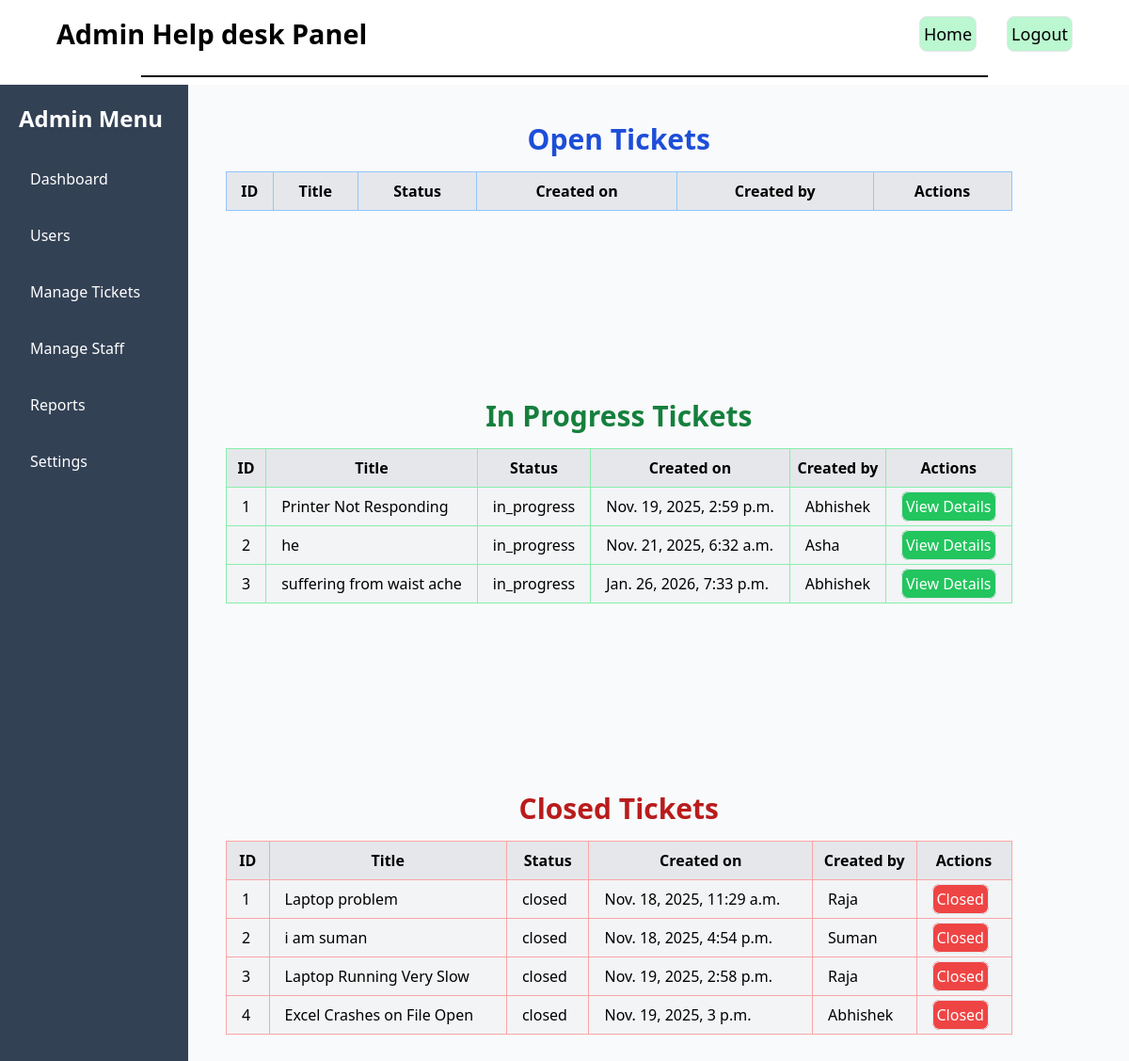
Page /staffticketdetails/26/ (signed in) on the committed database.
### helpdesk/models.py (models this page shows, shortened)
class Supportticket(models.Model):
    title=models.CharField(max_length=200)
    status=models.CharField(max_length=200,choices=(("open","open"),("in_progress","in_progress"),("closed","closed")))
    created_by=models.ForeignKey(User,on_delete=models.CASCADE)
    created_at=models.DateTimeField(auto_now_add=True)
    updated_at=models.DateField(auto_now=True)
    description=models.TextField()
    assigned_to=models.ForeignKey(User,on_delete=models.CASCADE,related_name="assigned_to",null=True,blank=True)

### helpdesk/decorators.py (the view)
        def _wrapped_view(request, *args, **kwargs):
            user_role = request.user.roleinfo.role
            if user_role in allowed_roles:
                return view_func(request, *args, **kwargs)
            from django.http import HttpResponseForbidden
            return HttpResponseForbidden("You do not have permission to access this resource.")

### helpdesk/adminview.py (called while the page is built)
@login_required()
@role_required(allowed_roles={"admin"})
def staffticketdetails(request, id):
    staff = User.objects.get(id=id)
    opentickets = Supportticket.objects.filter(status="open")
    inprogresstickets = Supportticket.objects.filter(status="in_progress", assigned_to=staff)
    closedtickets = Supportticket.objects.filter(status="closed", assigned_to=staff)
    data = {
        "staff": staff,
        "opentickets": opentickets,
        "inprogresstickets": inprogresstickets,
        "closedtickets": closedtickets,
    }
    return render(request, "admin/viewstaffdetail.html", data)

### helpdesk/templates/admin/viewstaffdetail.html (shortened to what this page needs)
{% extends "admin/adminbase.html" %}
{% block content %}
    <div class="grid">
        <div class="p-10">
        <h3 class="text-3xl font-semibold mb-4 text-center text-blue-700">Open Tickets</h3>
        <table class="min-w-full bg-white border border-gray-300">
                <thead>
                    <tr class="border-gray-300 bg-gray-200">
                        <th class="Px-4 py-2 border border-blue-300">ID</th>
                        <th class="Px-4 py-2 border border-blue-300">Title</th>
                        <th class="Px-4 py-2 border border-blue-300">Status</th>
                        <th class="Px-4 py-2 border border-blue-300">Created on</th>
                        <th class="Px-4 py-2 border border-blue-300">Created by</th>
                        <th class="Px-4 py-2 border border-blue-300">Actions</th>
                    </tr>
                </thead>
        </table>
    </div>
    <div class="p-10">
        <h3 class="text-3xl font-semibold mb-4 text-center text-green-700">In Progress Tickets</h3>
        <table class="min-w-full bg-white border border-gray-300">
                <thead>
                    <tr class="border-gray-300 bg-gray-200">
                        <th class="Px-4 py-2 border border-green-300">ID</th>
                        <th class="Px-4 py-2 border border-green-300">Title</th>
                        <th class="Px-4 py-2 border border-green-300">Status</th>
                        <th class="Px-4 py-2 border border-green-300">Created on</th>
                        <th class="Px-4 py-2 border border-green-300">Created by</th>
                        <th class="Px-4 py-2 border border-green-300">Actions</th>
                    </tr>
                </thead>
                <tbody>
                    {% for ticket in inprogresstickets %}
                    <tr class="bg-gray-100">
                        <td class="px-4 py-2 border border-green-300">{{forloop.counter}}</td>
                        <td class="px-4 py-2 border border-green-300">{{ticket.title}}</td>
                        <td class="px-4 py-2 border border-green-300">{{ticket.status}}</td>
                        <td class="px-4 py-2 border border-green-300">{{ticket.created_at}}</td>
                        <td class="px-4 py-2 border border-green-300">{{ticket.created_by.username}}</td>
                        <td class="px-4 py-2 border border-green-300">
                            {% if ticket.assigned_to == staff %}
                                <a href="{% url 'viewfulluserdetail' ticket.id %}" class="text-white border p-1 bg-green-500 rounded-lg hover:underline">View Details</a>
                            {% endif %}
                        </td>
                    </tr>
                    {% endfor %}
                </tbody>
        </table>
    </div>
    <div class="p-10">
        <h3 class="text-3xl font-semibold mb-4 text-center text-red-700">Closed Tickets</h3>
        <table class="min-w-full bg-white border border-gray-300">
                <thead>
                    <tr class="border-gray-300 bg-gray-200">
                        <th class="Px-4 py-2 border border-red-300">ID</th>
                        <th class="Px-4 py-2 border border-red-300">Title</th>
                        <th class="Px-4 py-2 border border-red-300">Status</th>
                        <th class="Px-4 py-2 border border-red-300">Created on</th>
                        <th class="Px-4 py-2 border border-red-300">Created by</th>
                        <th class="Px-4 py-2 border border-red-300">Actions</th>
                    </tr>
                </thead>
                <tbody>
                    {% for ticket in closedtickets %}
                    <tr class="bg-gray-100">
                        <td class="px-4 py-2 border border-red-300">{{forloop.counter}}</td>
                        <td class="px-4 py-2 border border-red-300">{{ticket.title}}</td>
                        <td class="px-4 py-2 border border-red-300">{{ticket.status}}</td>
                        <td class="px-4 py-2 border border-red-300">{{ticket.created_at}}</td>
                        <td class="px-4 py-2 border border-red-300">{{ticket.created_by.username}}</td>
                        <td class="px-4 py-2 border border-red-300">
                            {% if ticket.status == "closed" %}
                                <span class="text-white border p-1 bg-red-500 rounded-lg">Closed</span>
                            {% endif %}
                        </td>
                    </tr>
                    {% endfor %}
                </tbody>
        </table>
    </div>
    </div>
{% endblock %}

### rows in the picture
Supportticket: title "Printer Not Responding", status "in_progress", created_at "Nov. 19, 2025, 2:59 p.m.", created_by.username "Abhishek", shows "View Details"
Supportticket: title "he", status "in_progress", created_at "Nov. 21, 2025, 6:32 a.m.", created_by.username "Asha", shows "View Details"
Supportticket: title "suffering from waist ache", status "in_progress", created_at "Jan. 26, 2026, 7:33 p.m.", created_by.username "Abhishek", shows "View Details"
Supportticket: title "Laptop problem", status "closed", created_at "Nov. 18, 2025, 11:29 a.m.", created_by.username "Raja", shows "Closed"
Supportticket: title "i am suman", status "closed", created_at "Nov. 18, 2025, 4:54 p.m.", created_by.username "Suman", shows "Closed"
Supportticket: title "Laptop Running Very Slow", status "closed", created_at "Nov. 19, 2025, 2:58 p.m.", created_by.username "Raja", shows "Closed"
Supportticket: title "Excel Crashes on File Open", status "closed", created_at "Nov. 19, 2025, 3 p.m.", created_by.username "Abhishek", shows "Closed"
